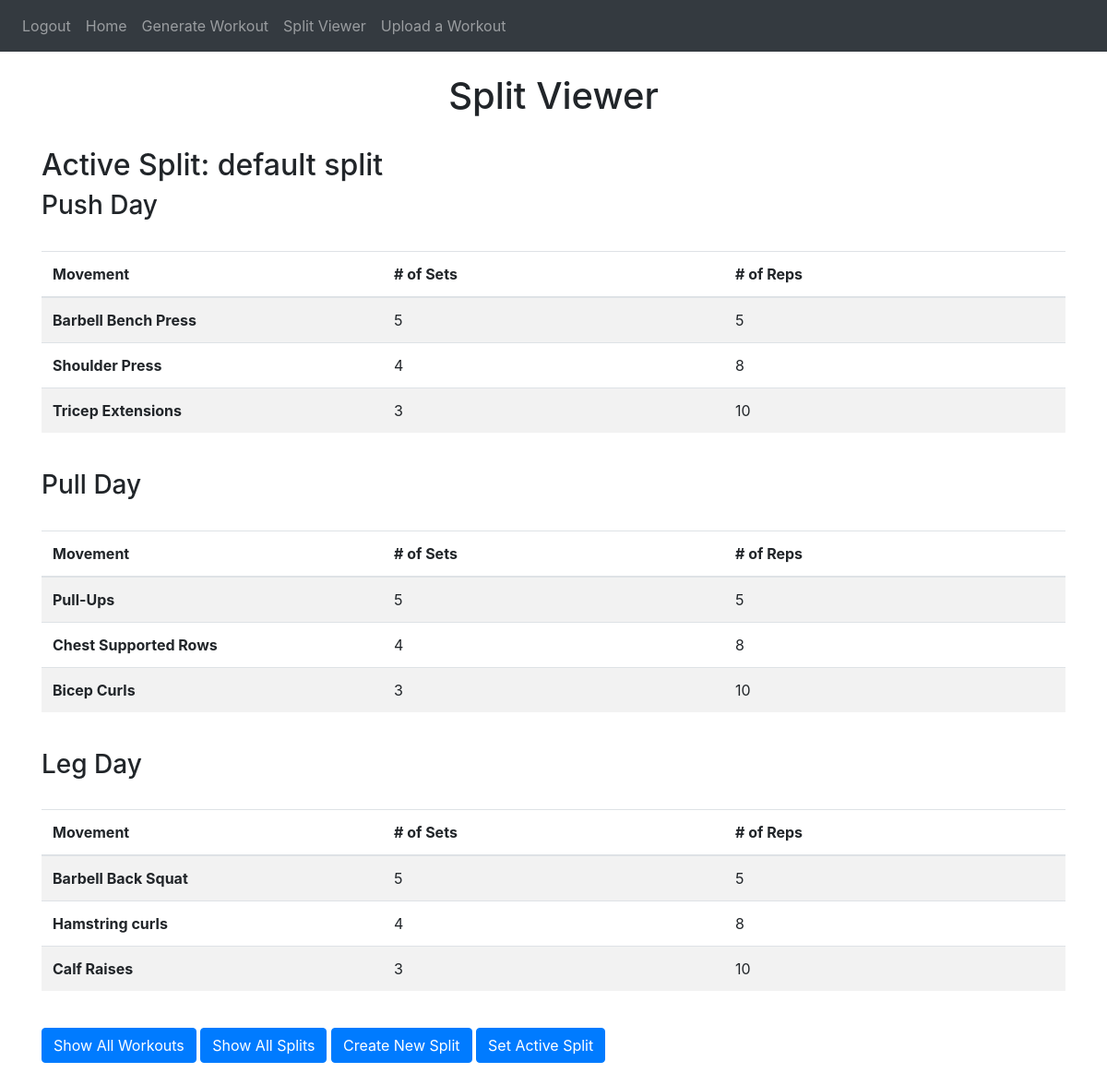
The page /split-viewer (signed in) on the database its author committed.
### website/models.py (models this page shows, shortened)
class Split(db.Model):
    id = db.Column(db.Integer, primary_key=True)
    split_name = db.Column(db.String(10000))
    is_active = db.Column(db.Boolean)
    user_id = db.Column(db.Integer, db.ForeignKey('user.id'))
    next_workout_ind = db.Column(db.Integer)
    order = db.Column(JSON)
    def get_workouts(self):
        return [Workout.query.filter_by(id = self.order[i]).first() for i in range(len(self.order))]

class Workout(db.Model):
    id = db.Column(db.Integer, primary_key=True)
    workout_name = db.Column(db.String(10000))
    num_movements = db.Column(db.Integer)
    movements = db.relationship('Movement', backref='workout', lazy=True)
    splits = db.relationship('Split', secondary=split_workout, backref=db.backref('workouts', lazy='dynamic'))
    user_id = db.Column(db.Integer, db.ForeignKey('user.id'))

class Movement(db.Model):
    id = db.Column(db.Integer, primary_key=True)
    mov_name = db.Column(db.String(100))
    reps = db.Column(db.Integer)
    sets = db.Column(db.Integer)
    workout_id = db.Column(db.Integer, db.ForeignKey('workout.id'))

### website/split_viewer.py (the view, shortened to what this page needs)
@split_viewer.route('/split-viewer', methods=['GET', 'POST'])
@login_required
def editor():
    return render_template("split_viewer.html", user=current_user)

### website/templates/split_viewer.html (shortened to what this page needs)
{% extends "base.html" %} {% block title %} Split Viewer {% endblock %}
{%block content%}
    <br />
    <h1 align = "center"> Split Viewer </h1>
    <br />
    {% for split in user.splits if split.is_active%}
        <h2>Active Split: {{split.split_name}}</h2>
        {% for wkrt in split.get_workouts() %}
            <h3>
                {{ wkrt.workout_name }}
            </h3>
            <br />
            <table class="table table-striped">
                <thead>
                    <tr>
                        <th scope="col">Movement</th>
                        <th scope="col"># of Sets</th>
                        <th scope="col"># of Reps</th>
                    </tr>
                </thead>
                <tbody>
                    {% for mov in wkrt.movements %}
                        <tr>
                            <th scope="row">{{mov.mov_name}}</th>
                            <td>{{mov.sets}}</td>
                            <td>{{mov.reps}}</td>
                        </tr>
                    {% endfor %}
                </tbody>
            </table>
            <br />
        {% endfor %}
    {% endfor %}
    <div class="buttons">
        <button class="btn btn-primary" id="showAllWorkouts"> Show All Workouts</button>
        <button class="btn btn-primary" id="showAllSplits"> Show All Splits</button>
        <button class="btn btn-primary" id="createNewSplit"> Create New Split</button>
        <button class="btn btn-primary" id="setActiveSplit"> Set Active Split</button>
    </div>
    <br />
{% endblock %}

### website/templates/base.html (shortened to what this page needs)
<!DOCTYPE html>
<html>
    <head>
        <link
            rel="stylesheet"
            href="https://stackpath.bootstrapcdn.com/bootstrap/4.4.1/css/bootstrap.min.css"
        />
        <link
            rel="stylesheet"
            href="https://stackpath.bootstrapcdn.com/font-awesome/4.7.0/css/font-awesome.min.css"
        />
        <link
        rel="stylesheet"
        href="https://stackpath.bootstrapcdn.com/bootstrap/4.4.1/css/bootstrap.min.css"
        />
    </head>
    <body>
        <nav class = "navbar navbar-expand-lg navbar-dark bg-dark">
            <div class = "collapse navbar-collapse" id = "navbar">
                <div class = "navbar-nav">
                    {% if user.is_authenticated %}
                        <a class = "nav-item nav-link" id = "logout" href = "/logout">Logout</a>
                        <a class = "nav-item nav-link" id = "home" href = "/">Home</a>
                        <a class = "nav-item nav-link" id = "splits" href = "/splits">Generate Workout</a>
                        <a class = "nav-item nav-link" id = "splitViewer" href = "/split-viewer">Split Viewer</a>
                        <a class = "nav-item nav-link" id = "uploadWorkout" href = "/upload-workout">Upload a Workout</a>
                    {% else %}
                        <a class = "nav-item nav-link" id = "login" href = "/login">Login</a>
                        <a class = "nav-item nav-link" id = "signUp" href = "/sign-up">Sign Up</a>
                    {% endif %}
                </div>
            </div>
        </nav>
        <div class = "container">
            {%block content%}
            {% endblock %}
        </div>
    </body>
</html>

### website/templates/split_viewer.html (style rules this page uses)
.table th, .table td { width: 33.33%; }

### rows shown on the page
Split: split_name "default split"
Workout: workout_name "Push Day"
Movement: mov_name "Barbell Bench Press", sets "5", reps "5"
Movement: mov_name "Shoulder Press", sets "4", reps "8"
Movement: mov_name "Tricep Extensions", sets "3", reps "10"
Workout: workout_name "Pull Day"
Movement: mov_name "Pull-Ups", sets "5", reps "5"
Movement: mov_name "Chest Supported Rows", sets "4", reps "8"
Movement: mov_name "Bicep Curls", sets "3", reps "10"
Workout: workout_name "Leg Day"
Movement: mov_name "Barbell Back Squat", sets "5", reps "5"
Movement: mov_name "Hamstring curls", sets "4", reps "8"
Movement: mov_name "Calf Raises", sets "3", reps "10"
